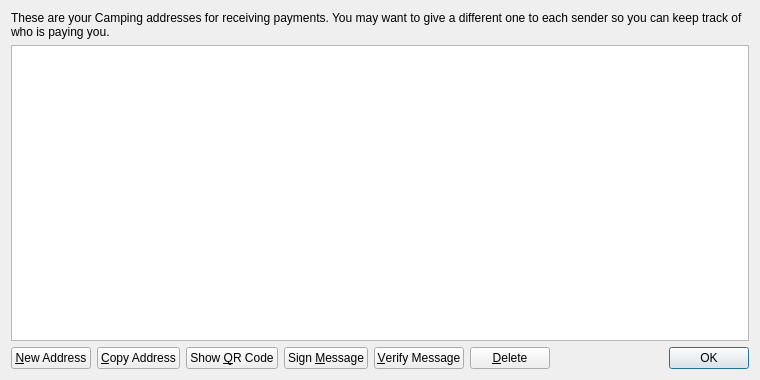
<?xml version="1.0" encoding="UTF-8"?>
<ui version="4.0">
 <class>AddressBookPage</class>
 <widget class="QWidget" name="AddressBookPage">
  <property name="geometry">
   <rect>
    <x>0</x>
    <y>0</y>
    <width>760</width>
    <height>380</height>
   </rect>
  </property>
  <property name="windowTitle">
   <string>Address Book</string>
  </property>
  <layout class="QVBoxLayout" name="verticalLayout">
   <item>
    <widget class="QLabel" name="labelExplanation">
     <property name="text">
      <string>These are your Camping addresses for receiving payments. You may want to give a different one to each sender so you can keep track of who is paying you.</string>
     </property>
     <property name="textFormat">
      <enum>Qt::PlainText</enum>
     </property>
     <property name="wordWrap">
      <bool>true</bool>
     </property>
    </widget>
   </item>
   <item>
    <widget class="QTableView" name="tableView">
     <property name="contextMenuPolicy">
      <enum>Qt::CustomContextMenu</enum>
     </property>
     <property name="toolTip">
      <string>Double-click to edit address or label</string>
     </property>
     <property name="tabKeyNavigation">
      <bool>false</bool>
     </property>
     <property name="alternatingRowColors">
      <bool>true</bool>
     </property>
     <property name="selectionMode">
      <enum>QAbstractItemView::SingleSelection</enum>
     </property>
     <property name="selectionBehavior">
      <enum>QAbstractItemView::SelectRows</enum>
     </property>
     <property name="sortingEnabled">
      <bool>true</bool>
     </property>
     <attribute name="verticalHeaderVisible">
      <bool>false</bool>
     </attribute>
    </widget>
   </item>
   <item>
    <layout class="QHBoxLayout" name="horizontalLayout">
     <item>
      <widget class="QPushButton" name="newAddressButton">
       <property name="toolTip">
        <string>Create a new address</string>
       </property>
       <property name="text">
        <string>&amp;New Address</string>
       </property>
       <property name="icon">
        <iconset resource="../bitcoin.qrc">
         <normaloff>:/icons/add</normaloff>:/icons/add</iconset>
       </property>
      </widget>
     </item>
     <item>
      <widget class="QPushButton" name="copyToClipboard">
       <property name="toolTip">
        <string>Copy the currently selected address to the system clipboard</string>
       </property>
       <property name="text">
        <string>&amp;Copy Address</string>
       </property>
       <property name="icon">
        <iconset resource="../bitcoin.qrc">
         <normaloff>:/icons/editcopy</normaloff>:/icons/editcopy</iconset>
       </property>
      </widget>
     </item>
     <item>
      <widget class="QPushButton" name="showQRCode">
       <property name="text">
        <string>Show &amp;QR Code</string>
       </property>
       <property name="icon">
        <iconset resource="../bitcoin.qrc">
         <normaloff>:/icons/qrcode</normaloff>:/icons/qrcode</iconset>
       </property>
      </widget>
     </item>
     <item>
      <widget class="QPushButton" name="signMessage">
       <property name="toolTip">
        <string>Sign a message to prove you own a Camping address</string>
       </property>
       <property name="text">
        <string>Sign &amp;Message</string>
       </property>
       <property name="icon">
        <iconset resource="../bitcoin.qrc">
         <normaloff>:/icons/edit</normaloff>:/icons/edit</iconset>
       </property>
      </widget>
     </item>
     <item>
      <widget class="QPushButton" name="verifyMessage">
       <property name="toolTip">
        <string>Verify a message to ensure it was signed with a specified Camping address</string>
       </property>
       <property name="text">
        <string>&amp;Verify Message</string>
       </property>
       <property name="icon">
        <iconset resource="../bitcoin.qrc">
         <normaloff>:/icons/transaction_0</normaloff>:/icons/transaction_0</iconset>
       </property>
      </widget>
     </item>
     <item>
      <widget class="QPushButton" name="deleteButton">
       <property name="toolTip">
        <string>Delete the currently selected address from the list</string>
       </property>
       <property name="text">
        <string>&amp;Delete</string>
       </property>
       <property name="icon">
        <iconset resource="../bitcoin.qrc">
         <normaloff>:/icons/remove</normaloff>:/icons/remove</iconset>
       </property>
      </widget>
     </item>
     <item>
      <spacer name="horizontalSpacer">
       <property name="orientation">
        <enum>Qt::Horizontal</enum>
       </property>
       <property name="sizeHint" stdset="0">
        <size>
         <width>40</width>
         <height>20</height>
        </size>
       </property>
      </spacer>
     </item>
     <item>
      <widget class="QDialogButtonBox" name="buttonBox">
       <property name="sizePolicy">
        <sizepolicy hsizetype="Maximum" vsizetype="Fixed">
         <horstretch>0</horstretch>
         <verstretch>0</verstretch>
        </sizepolicy>
       </property>
       <property name="standardButtons">
        <set>QDialogButtonBox::Ok</set>
       </property>
      </widget>
     </item>
    </layout>
   </item>
  </layout>
 </widget>
 <resources>
  <include location="../bitcoin.qrc"/>
 </resources>
 <connections/>
</ui>
